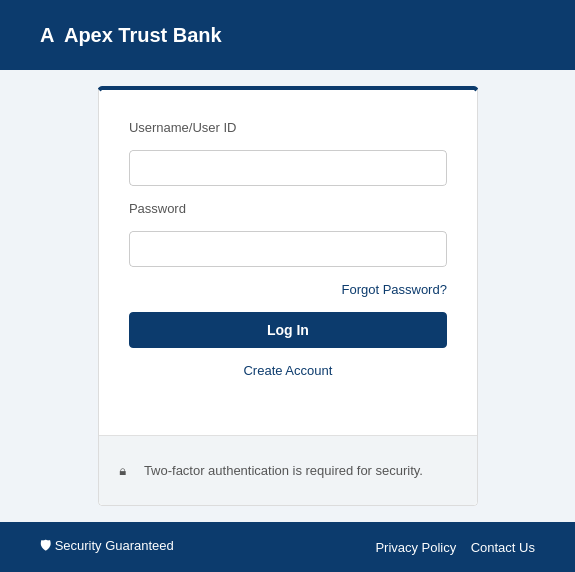
<?xml version="1.0" encoding="UTF-8"?>
<ui version="4.0">
 <class>LoginWindow</class>
 <widget class="QWidget" name="LoginWindow">
  <property name="geometry">
   <rect>
    <x>0</x>
    <y>0</y>
    <width>575</width>
    <height>572</height>
   </rect>
  </property>
  <property name="windowTitle">
   <string>Apex Trust Bank</string>
  </property>
  <property name="styleSheet">
   <string notr="true">
				/* General Background */
				QWidget#LoginWindow {
				background-color: #f0f4f8;
				}

				/* Header and Footer */
				QFrame#headerFrame, QFrame#footerFrame {
				background-color: #0c3b6d;
				border: none;
				}

				/* Header Text */
				QLabel#logoLabel {
				color: white;
				font-size: 20px;
				font-weight: bold;
				}

				/* Footer Text */
				QLabel#footerLinks {
				color: white;
				}

				/* Login Card Container */
				QFrame#loginCard {
				background-color: white;
				border: 1px solid #dcdcdc;
				border-top: 4px solid #0c3b6d; /* The blue accent line on top */
				border-radius: 4px;
				}

				/* Inputs */
				QLineEdit {
				border: 1px solid #cccccc;
				border-radius: 4px;
				padding: 8px;
				font-size: 14px;
				color: #333;
				}
				QLineEdit:focus {
				border: 1px solid #0c3b6d;
				}

				/* Labels */
				QLabel {
				color: #555;
				font-size: 13px;
				}

				/* Primary Button */
				QPushButton#loginBtn {
				background-color: #0c3b6d;
				color: white;
				border-radius: 4px;
				padding: 10px;
				font-weight: bold;
				font-size: 14px;
				}
				QPushButton#loginBtn:hover {
				background-color: #0a2e55;
				}

				/* Links (Forgot Password etc) */
				QLabel#forgotPassLabel, QLabel#registerLabel {
				color: #0c3b6d;
				}
				QLabel#forgotPassLabel:hover, QLabel#registerLabel:hover {
				text-decoration: underline;
				cursor: pointer;
				}

				/* 2FA Warning Box */
				QFrame#warningFrame {
				background-color: #f1f4f6;
				border-top: 1px solid #e0e0e0;
				border-bottom-left-radius: 4px;
				border-bottom-right-radius: 4px;
				}
			</string>
  </property>
  <layout class="QVBoxLayout" name="verticalLayout">
   <property name="spacing">
    <number>0</number>
   </property>
   <property name="leftMargin">
    <number>0</number>
   </property>
   <property name="topMargin">
    <number>0</number>
   </property>
   <property name="rightMargin">
    <number>0</number>
   </property>
   <property name="bottomMargin">
    <number>0</number>
   </property>
   <item>
    <widget class="QFrame" name="headerFrame">
     <property name="minimumSize">
      <size>
       <width>0</width>
       <height>70</height>
      </size>
     </property>
     <property name="maximumSize">
      <size>
       <width>16777215</width>
       <height>70</height>
      </size>
     </property>
     <layout class="QHBoxLayout" name="horizontalLayout_2">
      <property name="leftMargin">
       <number>40</number>
      </property>
      <item>
       <widget class="QLabel" name="logoLabel">
        <property name="text">
         <string>A  Apex Trust Bank</string>
        </property>
       </widget>
      </item>
      <item>
       <spacer name="horizontalSpacer">
        <property name="orientation">
         <enum>Qt::Orientation::Horizontal</enum>
        </property>
        <property name="sizeHint" stdset="0">
         <size>
          <width>40</width>
          <height>20</height>
         </size>
        </property>
       </spacer>
      </item>
     </layout>
    </widget>
   </item>
   <item>
    <widget class="QWidget" name="contentArea" native="true">
     <layout class="QVBoxLayout" name="verticalLayout_2">
      <item>
       <spacer name="verticalSpacer_1">
        <property name="orientation">
         <enum>Qt::Orientation::Vertical</enum>
        </property>
        <property name="sizeHint" stdset="0">
         <size>
          <width>20</width>
          <height>40</height>
         </size>
        </property>
       </spacer>
      </item>
      <item>
       <layout class="QHBoxLayout" name="horizontalLayout_3">
        <item>
         <spacer name="horizontalSpacer_2">
          <property name="orientation">
           <enum>Qt::Orientation::Horizontal</enum>
          </property>
          <property name="sizeHint" stdset="0">
           <size>
            <width>40</width>
            <height>20</height>
           </size>
          </property>
         </spacer>
        </item>
        <item>
         <widget class="QFrame" name="loginCard">
          <property name="minimumSize">
           <size>
            <width>380</width>
            <height>420</height>
           </size>
          </property>
          <property name="maximumSize">
           <size>
            <width>380</width>
            <height>450</height>
           </size>
          </property>
          <layout class="QVBoxLayout" name="verticalLayout_3">
           <property name="spacing">
            <number>15</number>
           </property>
           <property name="leftMargin">
            <number>0</number>
           </property>
           <property name="topMargin">
            <number>30</number>
           </property>
           <property name="rightMargin">
            <number>0</number>
           </property>
           <property name="bottomMargin">
            <number>0</number>
           </property>
           <item>
            <layout class="QVBoxLayout" name="cardContent">
             <property name="leftMargin">
              <number>30</number>
             </property>
             <property name="rightMargin">
              <number>30</number>
             </property>
             <item>
              <widget class="QLabel" name="labelUser">
               <property name="text">
                <string>Username/User ID</string>
               </property>
              </widget>
             </item>
             <item>
              <widget class="QLineEdit" name="userEdit"/>
             </item>
             <item>
              <widget class="QLabel" name="labelPass">
               <property name="text">
                <string>Password</string>
               </property>
              </widget>
             </item>
             <item>
              <widget class="QLineEdit" name="passEdit">
               <property name="echoMode">
                <enum>QLineEdit::EchoMode::Password</enum>
               </property>
              </widget>
             </item>
             <item>
              <widget class="QLabel" name="forgotPassLabel">
               <property name="text">
                <string>Forgot Password?</string>
               </property>
               <property name="alignment">
                <set>Qt::AlignmentFlag::AlignRight|Qt::AlignmentFlag::AlignTrailing|Qt::AlignmentFlag::AlignVCenter</set>
               </property>
              </widget>
             </item>
             <item>
              <widget class="QPushButton" name="loginBtn">
               <property name="cursor">
                <cursorShape>PointingHandCursor</cursorShape>
               </property>
               <property name="text">
                <string>Log In</string>
               </property>
              </widget>
             </item>
             <item>
              <widget class="QLabel" name="registerLabel">
               <property name="text">
                <string>Create Account</string>
               </property>
               <property name="alignment">
                <set>Qt::AlignmentFlag::AlignCenter</set>
               </property>
              </widget>
             </item>
            </layout>
           </item>
           <item>
            <spacer name="verticalSpacer_3">
             <property name="orientation">
              <enum>Qt::Orientation::Vertical</enum>
             </property>
             <property name="sizeHint" stdset="0">
              <size>
               <width>20</width>
               <height>40</height>
              </size>
             </property>
            </spacer>
           </item>
           <item>
            <widget class="QFrame" name="warningFrame">
             <property name="minimumSize">
              <size>
               <width>0</width>
               <height>70</height>
              </size>
             </property>
             <layout class="QHBoxLayout" name="horizontalLayout_4">
              <item>
               <widget class="QLabel" name="lockIcon">
                <property name="maximumSize">
                 <size>
                  <width>30</width>
                  <height>30</height>
                 </size>
                </property>
                <property name="text">
                 <string>🔒</string>
                </property>
                <property name="alignment">
                 <set>Qt::AlignmentFlag::AlignCenter</set>
                </property>
               </widget>
              </item>
              <item>
               <widget class="QLabel" name="warningText">
                <property name="text">
                 <string>Two-factor authentication is required for security.</string>
                </property>
                <property name="wordWrap">
                 <bool>true</bool>
                </property>
               </widget>
              </item>
             </layout>
            </widget>
           </item>
          </layout>
         </widget>
        </item>
        <item>
         <spacer name="horizontalSpacer_3">
          <property name="orientation">
           <enum>Qt::Orientation::Horizontal</enum>
          </property>
          <property name="sizeHint" stdset="0">
           <size>
            <width>40</width>
            <height>20</height>
           </size>
          </property>
         </spacer>
        </item>
       </layout>
      </item>
      <item>
       <spacer name="verticalSpacer_2">
        <property name="orientation">
         <enum>Qt::Orientation::Vertical</enum>
        </property>
        <property name="sizeHint" stdset="0">
         <size>
          <width>20</width>
          <height>40</height>
         </size>
        </property>
       </spacer>
      </item>
     </layout>
    </widget>
   </item>
   <item>
    <widget class="QFrame" name="footerFrame">
     <property name="minimumSize">
      <size>
       <width>0</width>
       <height>50</height>
      </size>
     </property>
     <property name="maximumSize">
      <size>
       <width>16777215</width>
       <height>50</height>
      </size>
     </property>
     <layout class="QHBoxLayout" name="horizontalLayout">
      <property name="leftMargin">
       <number>40</number>
      </property>
      <property name="rightMargin">
       <number>40</number>
      </property>
      <item>
       <widget class="QLabel" name="badgesLabel">
        <property name="styleSheet">
         <string>color: white;</string>
        </property>
        <property name="text">
         <string>🛡️ Security Guaranteed</string>
        </property>
       </widget>
      </item>
      <item>
       <spacer name="horizontalSpacer_4">
        <property name="orientation">
         <enum>Qt::Orientation::Horizontal</enum>
        </property>
        <property name="sizeHint" stdset="0">
         <size>
          <width>40</width>
          <height>20</height>
         </size>
        </property>
       </spacer>
      </item>
      <item>
       <widget class="QLabel" name="footerLinks">
        <property name="text">
         <string>Privacy Policy    Contact Us</string>
        </property>
        <property name="alignment">
         <set>Qt::AlignmentFlag::AlignRight|Qt::AlignmentFlag::AlignTrailing|Qt::AlignmentFlag::AlignVCenter</set>
        </property>
       </widget>
      </item>
     </layout>
    </widget>
   </item>
  </layout>
 </widget>
 <resources/>
 <connections/>
</ui>
